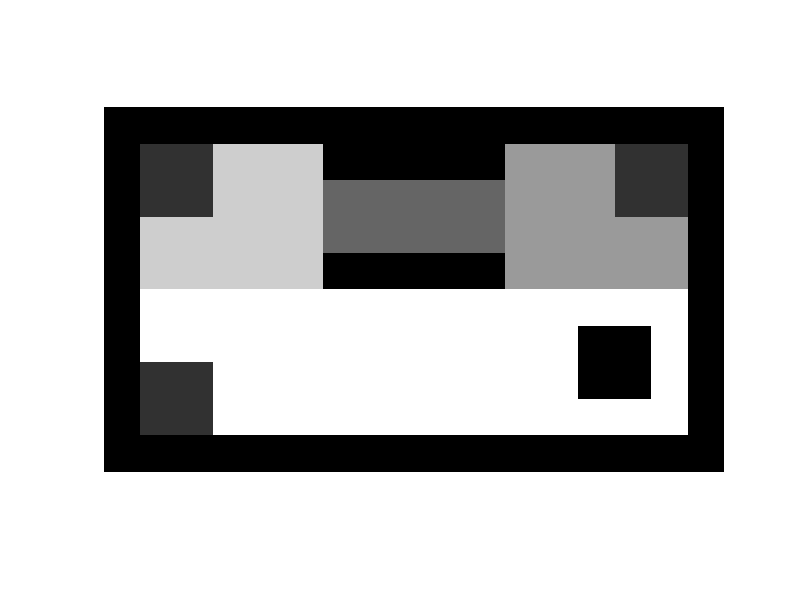

Recreate this plot in MATLAB. (Note: this script raises an error after producing the figure.)
clear;
close all;
clc;

global W Wtotal Z zLoop ZLoop bigM epsilon tau;

% Time horizon
h = 45;
% robustness number
epsilon = 0;
tau = 2;

% define a gridworld
grid_size = [8, 15];
mygrid = ones(grid_size);

mygrid(1:4, 1:5) = 0.8;
mygrid(1:4, 11:15) = 0.6;

% narrow passage
% mygrid(2, 6:8) = 0.4;
% mygrid(3, 8:10) = 0.4;
mygrid(2:3, 6:10) = 0.4;

% Obstacles
mygrid([1,4], 6:10) = 0;
% mygrid([2,4], [4,7]) = 0;
mygrid(6:7, 13:14) = 0;

%%%%%%%%%%%

state_labels = mygrid(:);

Pass = find(state_labels(:)==0.4)';
pass = num2str(Pass);
Room1 = find(state_labels(:)==0.8)';
room1 = num2str(Room1);
Room2 = find(state_labels(:)==0.6)';
room2 = num2str(Room2);
Room3 = find(state_labels(:)==1)';
room3 = num2str(Room3);

% charging station
mygrid(1:2,1:2) = 0.2;
mygrid(1:2,14:15) = 0.2;
mygrid(7:8,1:2) = 0.2;
%mygrid(9:10,9:10) = 0.2;
state_labels = mygrid(:);

CS = find(state_labels(:)==.2)';
CS = num2str(CS);

% visualization
vis = zeros(size(mygrid)+2);
vis(2:end-1,2:end-1)=mygrid;
imshow(kron(vis,ones(25,25)))

pass_ends = [23,73,Pass];

% spec is the conjunction of the following
Obs = state_labels(:)==0;                   %avoid obstacles
f1 = strcat('GG(Neg(TP([',pass,'],[2])))');             %not too many robots in narrow passage way
f1 = strcat('GG(TP([',num2str(setdiff(1:100,Pass)),'],[6]))');             %not too many robots in narrow passage way

% surveil two regions by leaving them once in a while
f2 = strcat('GF(TP([',num2str(Room1),'],[5]))');        % GF([0.2 labels, >=5])
f3 = strcat('GF(TP([',num2str(Room2),'],[5]))');        % GF([0.8 labels, >=5])        
f4 = strcat('GF(Neg(TP([',num2str(Room1),'],[1])))');   % GF([0.2 labels, <=0])
f5 = strcat('GF(Neg(TP([',num2str(Room2),'],[1])))');   % GF([0.8 labels, <=0])
f6 = strcat('FG(Neg(TP([',num2str(Room3),'],[2])))');   % FG([1 labels, <= 1]) at steady state at most one robot is left in the lower part

f4 = strcat('GF(TP([',num2str(setdiff(1:100,Room1)),'],[8]))');   % GF([0.2 labels, <=0])
f5 = strcat('GF(TP([',num2str(setdiff(1:100,Room2)),'],[8]))');   % GF([0.8 labels, <=0])
f6 = strcat('FG(TP([',num2str(setdiff(1:100,Room3)),'],[6]))'); 

%f7 = strcat('U(Neg([',num2str([pass_ends,1]),']),And([',num2str([72 74 1]),'],[',num2str([22 24 1]),']))');
f7 = strcat('TP(GFI([', num2str(CS), ']),[8])');
%adj = zeros(prod(size(grid)));
adj = eye(numel(mygrid)); %allow self-transition

for i=1:length(state_labels)
    if mod(i, grid_size(1))~=0 
        adj(i, i+1) = 1;
    end
    if mod(i, grid_size(1))~=1
        adj(i, i-1) = 1;
    end
    if i<=grid_size(1)*(grid_size(2)-1)
        adj(i, i+grid_size(1)) = 1;
    end
    if i>grid_size(1)
        adj(i, i-grid_size(1)) = 1;
    end
end
%ll = 21:30;
% Total specs
%f = strcat('And(',f1,',',f2,',',f3,',',f4,',',f5,')');
f = strcat('And(',f1,',',f2,',',f3,',',f4,',',f5,',',f6,',',f7,')');
f = strcat('And(',f1,',',f2,',',f3,',',f4,',',f5,',',f7,')');

%f = strcat('And(',f2,',',f3,',',f7,')');
%f = strcat('TP(FGI([', num2str(ll),']),[10])');
% Adjacency matrix
A = adj;



% Random initial condition
n = size(A,1);
W0=zeros(n,1);
for i=1:n
    if ~Obs(i)
        W0(i) = round(rand(1)*0.65);
    end
end
W0 = [ones(4,1); ones(4,1); zeros(n-8,1)];



% Collision avoidence flag,
% 1=collision avoidence enforced, 0=no collision avoidence
CA_flag = 1;

[W, Wtotal, Z, mytimes, sol] = main_template(f,A,h,W0,Obs,CA_flag);


time = clock;
filename = ['./data/GOBLUE_' ...
num2str(h) 'horizon_'...
num2str(tau) 'tau_'...
num2str(time(1)) '_'... % Returns year as character
num2str(time(2)) '_'... % Returns month as character
num2str(time(3)) '_'... % Returns day as char
num2str(time(4)) 'h'... % returns hour as char..
num2str(time(5)) 'm'... %returns minute as char
];

save(filename,'W','W','Wtotal','Wtotal','ZLoop','ZLoop','A','A','mygrid','mygrid', 'Z', 'Z','sol','sol');



grid_plot(filename);



